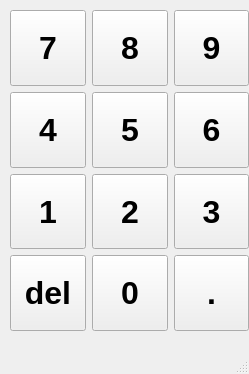
<?xml version="1.0" encoding="UTF-8"?>
<ui version="4.0">
 <class>MainWindow</class>
 <widget class="QMainWindow" name="MainWindow">
  <property name="geometry">
   <rect>
    <x>0</x>
    <y>0</y>
    <width>249</width>
    <height>374</height>
   </rect>
  </property>
  <property name="sizePolicy">
   <sizepolicy hsizetype="Fixed" vsizetype="Fixed">
    <horstretch>0</horstretch>
    <verstretch>0</verstretch>
   </sizepolicy>
  </property>
  <property name="windowTitle">
   <string>MainWindow</string>
  </property>
  <widget class="QWidget" name="centralwidget">
   <widget class="QWidget" name="">
    <property name="geometry">
     <rect>
      <x>10</x>
      <y>10</y>
      <width>239</width>
      <height>321</height>
     </rect>
    </property>
    <layout class="QGridLayout" name="gridLayout">
     <item row="0" column="0">
      <widget class="QPushButton" name="pushButton_7">
       <property name="sizePolicy">
        <sizepolicy hsizetype="Preferred" vsizetype="Preferred">
         <horstretch>0</horstretch>
         <verstretch>0</verstretch>
        </sizepolicy>
       </property>
       <property name="font">
        <font>
         <pointsize>24</pointsize>
         <bold>true</bold>
        </font>
       </property>
       <property name="text">
        <string>7</string>
       </property>
      </widget>
     </item>
     <item row="0" column="1">
      <widget class="QPushButton" name="pushButton_8">
       <property name="sizePolicy">
        <sizepolicy hsizetype="Preferred" vsizetype="Preferred">
         <horstretch>0</horstretch>
         <verstretch>0</verstretch>
        </sizepolicy>
       </property>
       <property name="font">
        <font>
         <pointsize>24</pointsize>
         <bold>true</bold>
        </font>
       </property>
       <property name="text">
        <string>8</string>
       </property>
      </widget>
     </item>
     <item row="0" column="2">
      <widget class="QPushButton" name="pushButton_9">
       <property name="sizePolicy">
        <sizepolicy hsizetype="Preferred" vsizetype="Preferred">
         <horstretch>0</horstretch>
         <verstretch>0</verstretch>
        </sizepolicy>
       </property>
       <property name="font">
        <font>
         <pointsize>24</pointsize>
         <bold>true</bold>
        </font>
       </property>
       <property name="text">
        <string>9</string>
       </property>
      </widget>
     </item>
     <item row="1" column="0">
      <widget class="QPushButton" name="pushButton_4">
       <property name="sizePolicy">
        <sizepolicy hsizetype="Preferred" vsizetype="Preferred">
         <horstretch>0</horstretch>
         <verstretch>0</verstretch>
        </sizepolicy>
       </property>
       <property name="font">
        <font>
         <pointsize>24</pointsize>
         <bold>true</bold>
        </font>
       </property>
       <property name="text">
        <string>4</string>
       </property>
      </widget>
     </item>
     <item row="1" column="1">
      <widget class="QPushButton" name="pushButton_5">
       <property name="sizePolicy">
        <sizepolicy hsizetype="Preferred" vsizetype="Preferred">
         <horstretch>0</horstretch>
         <verstretch>0</verstretch>
        </sizepolicy>
       </property>
       <property name="font">
        <font>
         <pointsize>24</pointsize>
         <bold>true</bold>
        </font>
       </property>
       <property name="text">
        <string>5</string>
       </property>
      </widget>
     </item>
     <item row="1" column="2">
      <widget class="QPushButton" name="pushButton_6">
       <property name="sizePolicy">
        <sizepolicy hsizetype="Preferred" vsizetype="Preferred">
         <horstretch>0</horstretch>
         <verstretch>0</verstretch>
        </sizepolicy>
       </property>
       <property name="font">
        <font>
         <pointsize>24</pointsize>
         <bold>true</bold>
        </font>
       </property>
       <property name="text">
        <string>6</string>
       </property>
      </widget>
     </item>
     <item row="2" column="0">
      <widget class="QPushButton" name="pushButton_1">
       <property name="sizePolicy">
        <sizepolicy hsizetype="Preferred" vsizetype="Preferred">
         <horstretch>0</horstretch>
         <verstretch>0</verstretch>
        </sizepolicy>
       </property>
       <property name="font">
        <font>
         <pointsize>24</pointsize>
         <bold>true</bold>
        </font>
       </property>
       <property name="text">
        <string>1</string>
       </property>
      </widget>
     </item>
     <item row="2" column="1">
      <widget class="QPushButton" name="pushButton_2">
       <property name="sizePolicy">
        <sizepolicy hsizetype="Preferred" vsizetype="Preferred">
         <horstretch>0</horstretch>
         <verstretch>0</verstretch>
        </sizepolicy>
       </property>
       <property name="font">
        <font>
         <pointsize>24</pointsize>
         <bold>true</bold>
        </font>
       </property>
       <property name="text">
        <string>2</string>
       </property>
      </widget>
     </item>
     <item row="2" column="2">
      <widget class="QPushButton" name="pushButton_3">
       <property name="sizePolicy">
        <sizepolicy hsizetype="Preferred" vsizetype="Preferred">
         <horstretch>0</horstretch>
         <verstretch>0</verstretch>
        </sizepolicy>
       </property>
       <property name="font">
        <font>
         <pointsize>24</pointsize>
         <bold>true</bold>
        </font>
       </property>
       <property name="text">
        <string>3</string>
       </property>
      </widget>
     </item>
     <item row="3" column="0">
      <widget class="QPushButton" name="pushButton_del">
       <property name="sizePolicy">
        <sizepolicy hsizetype="Preferred" vsizetype="Preferred">
         <horstretch>0</horstretch>
         <verstretch>0</verstretch>
        </sizepolicy>
       </property>
       <property name="font">
        <font>
         <pointsize>24</pointsize>
         <bold>true</bold>
        </font>
       </property>
       <property name="text">
        <string>del</string>
       </property>
      </widget>
     </item>
     <item row="3" column="1">
      <widget class="QPushButton" name="pushButton_0">
       <property name="sizePolicy">
        <sizepolicy hsizetype="Preferred" vsizetype="Preferred">
         <horstretch>0</horstretch>
         <verstretch>0</verstretch>
        </sizepolicy>
       </property>
       <property name="font">
        <font>
         <pointsize>24</pointsize>
         <bold>true</bold>
        </font>
       </property>
       <property name="text">
        <string>0</string>
       </property>
      </widget>
     </item>
     <item row="3" column="2">
      <widget class="QPushButton" name="pushButton_dot">
       <property name="sizePolicy">
        <sizepolicy hsizetype="Preferred" vsizetype="Preferred">
         <horstretch>0</horstretch>
         <verstretch>0</verstretch>
        </sizepolicy>
       </property>
       <property name="font">
        <font>
         <pointsize>24</pointsize>
         <bold>true</bold>
        </font>
       </property>
       <property name="text">
        <string>.</string>
       </property>
      </widget>
     </item>
    </layout>
   </widget>
  </widget>
  <widget class="QMenuBar" name="menubar">
   <property name="geometry">
    <rect>
     <x>0</x>
     <y>0</y>
     <width>249</width>
     <height>22</height>
    </rect>
   </property>
  </widget>
  <widget class="QStatusBar" name="statusbar"/>
 </widget>
 <resources/>
 <connections/>
</ui>
